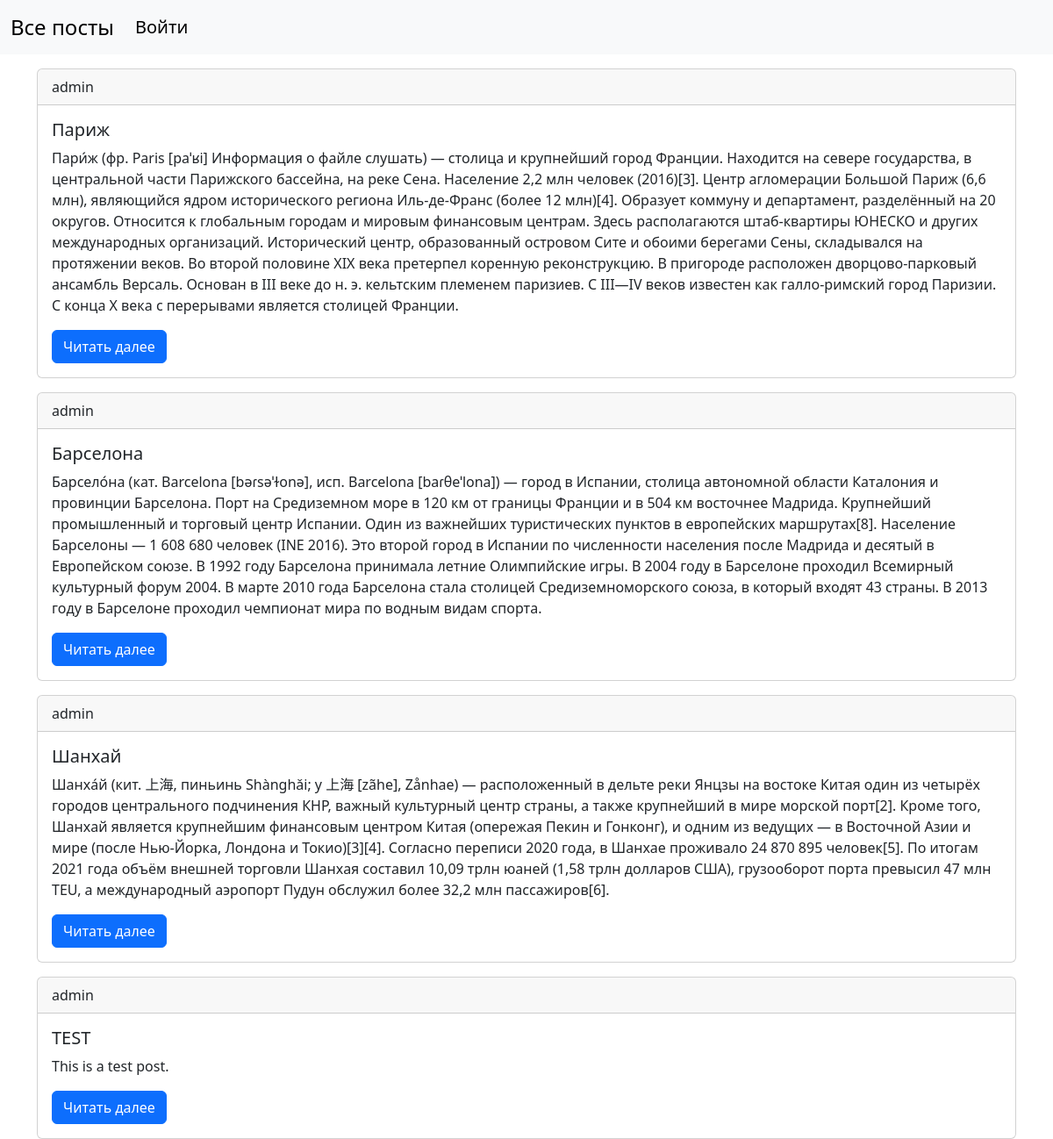
The page / on the database its author committed.
### core/models.py (models this page shows)
class Post(db.Model):
    __tablename__ = 'posts'
    id = db.Column(db.Integer, primary_key=True)
    title = db.Column(db.String(128), nullable=False)
    body = db.Column(db.Text, nullable=False)
    author_id = db.Column(db.Integer, db.ForeignKey('users.id'), nullable=False)
    comments = db.relationship('Comment', backref='post', lazy=True, cascade='all, delete')

class User(db.Model, UserMixin):
    __tablename__ = 'users'
    id = db.Column(db.Integer, primary_key=True)
    username = db.Column(db.String(128), nullable=False, unique=True)
    password = db.Column(db.String(25), nullable=False)
    posts = db.relationship('Post', backref='author', lazy=True)
    comments = db.relationship('Comment', backref='author', lazy=True)
    def __str__(self) -> str:
        return self.username

### core/routes.py (the view)
@app.route("/")
def index():
    posts = Post.query.all()
    return render_template('index.html', posts=posts)

### core/templates/index.html (shortened to what this page needs)
{% extends "base.html" %}
{% block content %}
{% for post in posts %}
<div class="card mt-3">
    <div class="card-header">
        {{ post.author }}
    </div>
    <div class="card-body">
        <h5 class="card-title">{{ post.title }}</h5>
        <p class="card-text">{{ post.body }}</p>
        <a href="{{ url_for('post', id=post.id) }}" class="btn btn-primary">Читать далее</a>
    </div>
</div>
{% endfor %}
{% endblock %}

### core/templates/base.html (shortened to what this page needs)
<!DOCTYPE html>
<html lang="en">
<head>
    <link href="https://cdn.jsdelivr.net/npm/bootstrap@5.3.0-alpha1/dist/css/bootstrap.min.css" rel="stylesheet">
</head>
<body>
    <nav class="navbar navbar-expand-lg bg-body-tertiary">
        <div class="container-fluid">
          <a class="navbar-brand fs-4" href="{{ url_for('index') }}">Все посты</a>
          <div class="collapse navbar-collapse" id="navbarNav">
            <ul class="navbar-nav">
              {% if current_user.is_authenticated %}
              <li class="nav-item">
                <a class="nav-link active fs-5" aria-current="page" href="{{ url_for('profile') }}">Профиль</a>
              </li>
              <li class="nav-item">
                <a class="nav-link active fs-5" aria-current="page" href="{{ url_for('new_post') }}">Новый пост</a>
              </li>
              <li class="nav-item">
                <a class="nav-link active fs-5" aria-current="page" href="{{ url_for('logout') }}">Выйти</a>
              </li>
              {% else %}
              <li class="nav-item">
                <a class="nav-link active fs-5" aria-current="page" href="{{ url_for('login') }}">Войти</a>
              </li>
              {% endif %}
            </ul>
          </div>
        </div>
      </nav>
      <div class="container">
        {% block content %}
        {% endblock %}
      </div>
</body>
</html>

### rows shown on the page
Post: author "admin", title "Париж", body "Пари́ж (фр. Paris [paˈʁi] Информация о файле слушать) — столица и крупнейший город Франции. Находится на севере государства, в центральной части Парижского бассейна, на реке Сена. Население 2,2 млн человек (2016)[3]. Центр агломерации Большой Париж (6,6 млн), являющийся ядром исторического региона Иль-де-Франс (более 12 млн)[4]. Образует коммуну и департамент, разделённый на 20 округов. Относится к глобальным городам и мировым финансовым центрам. Здесь располагаются штаб-квартиры ЮНЕСКО и других международных организаций. Исторический центр, образованный островом Сите и обоими берегами Сены, складывался на протяжении веков. Во второй половине XIX века претерпел коренную реконструкцию. В…"
Post: author "admin", title "Барселона", body "Барсело́на (кат. Barcelona [bəɾsəˈɫonə], исп. Barcelona [baɾθeˈlona]) — город в Испании, столица автономной области Каталония и провинции Барселона. Порт на Средиземном море в 120 км от границы Франции и в 504 км восточнее Мадрида. Крупнейший промышленный и торговый центр Испании. Один из важнейших туристических пунктов в европейских маршрутах[8]. Население Барселоны — 1 608 680 человек (INE 2016). Это второй город в Испании по численности населения после Мадрида и десятый в Европейском союзе. В 1992 году Барселона принимала летние Олимпийские игры. В 2004 году в Барселоне проходил Всемирный культурный форум 2004. В марте 2010 года Барселона стала столицей Средиземноморского союза, в…"
Post: author "admin", title "Шанхай", body "Шанха́й (кит. 上海, пиньинь Shànghǎi; у 上海 [zãhe], Zånhae) — расположенный в дельте реки Янцзы на востоке Китая один из четырёх городов центрального подчинения КНР, важный культурный центр страны, а также крупнейший в мире морской порт[2]. Кроме того, Шанхай является крупнейшим финансовым центром Китая (опережая Пекин и Гонконг), и одним из ведущих — в Восточной Азии и мире (после Нью-Йорка, Лондона и Токио)[3][4]. Согласно переписи 2020 года, в Шанхае проживало 24 870 895 человек[5]. По итогам 2021 года объём внешней торговли Шанхая составил 10,09 трлн юаней (1,58 трлн долларов США), грузооборот порта превысил 47 млн TEU, а международный аэропорт Пудун обслужил более 32,2 млн пассажиров[6]."
Post: author "admin", title "TEST", body "This is a test post."
